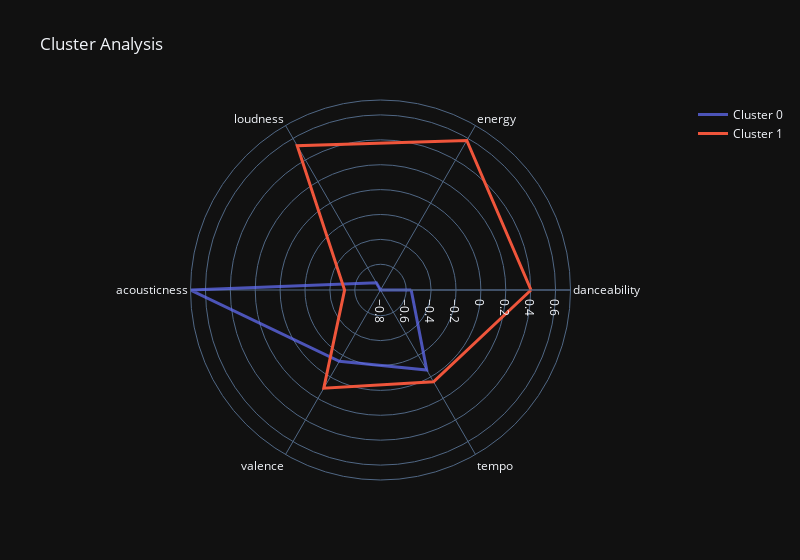

Write notebook code for a chart like this one.
### Code cell
biggest_cluster=kmeans_df.groupby(['cluster']).count().max().max()

clusters = kmeans_df.cluster

fig = go.Figure()

for cluster in np.unique(clusters):
    
    radii = kmeans_df.loc[kmeans_df.cluster==cluster, features].mean().tolist()
    thetas = features
    
    actual_values = kmeans_df.loc[kmeans_df.cluster==cluster, features].mean().tolist()
    cluster_size = len(kmeans_df[kmeans_df.cluster==cluster])
    print(cluster_size)
    fig.add_trace(
        go.Scatterpolar(
            r=radii + radii[:1],
            theta=thetas + thetas[:1],
            mode='lines',
            name=f'Cluster {cluster}',
            text = [f'Mean value: {x}' for x in actual_values + actual_values[:1]],
            line=dict(width=3),
            opacity=np.max([cluster_size/biggest_cluster, 0.6])
        )
    )

fig.update_layout(
    title='Cluster Analysis',
    showlegend=True,
    template='plotly_dark',
    width=800,
    autosize=False
)

fig.show()

### Figure 1 — Plotly figure (JSON) as saved in the notebook; plotly's stock layout.template omitted (floating-point values rounded to 4 significant figures)
{"data": [{"line": {"width": 3}, "mode": "lines", "name": "Cluster 0", "opacity": 0.7194, "r": [-0.56, -0.8067, -0.7396, 0.7202, -0.1456, -0.06338, -0.56], "text": ["Mean value: -0.5600378975963186", "Mean value: -0.8066872204414478", "Mean value: -0.7395598725784063", "Mean value: 0.7201958318747992", "Mean value: -0.14555364709844226", "Mean value: -0.06338484738171993", "Mean value: -0.5600378975963186"], "theta": ["danceability", "energy", "loudness", "acousticness", "valence", "tempo", "danceability"], "type": "scatterpolar"}, {"line": {"width": 3}, "mode": "lines", "name": "Cluster 1", "opacity": 1, "r": [0.4029, 0.5803, 0.532, -0.5181, 0.1047, 0.0456, 0.4029], "text": ["Mean value: 0.4028844059238825", "Mean value: 0.5803209085828784", "Mean value: 0.5320303164977316", "Mean value: -0.5181000627262587", "Mean value: 0.10470951143306298", "Mean value: 0.04559828306542162", "Mean value: 0.4028844059238825"], "theta": ["danceability", "energy", "loudness", "acousticness", "valence", "tempo", "danceability"], "type": "scatterpolar"}], "layout": {"autosize": false, "showlegend": true, "title": {"text": "Cluster Analysis"}, "width": 800}}
